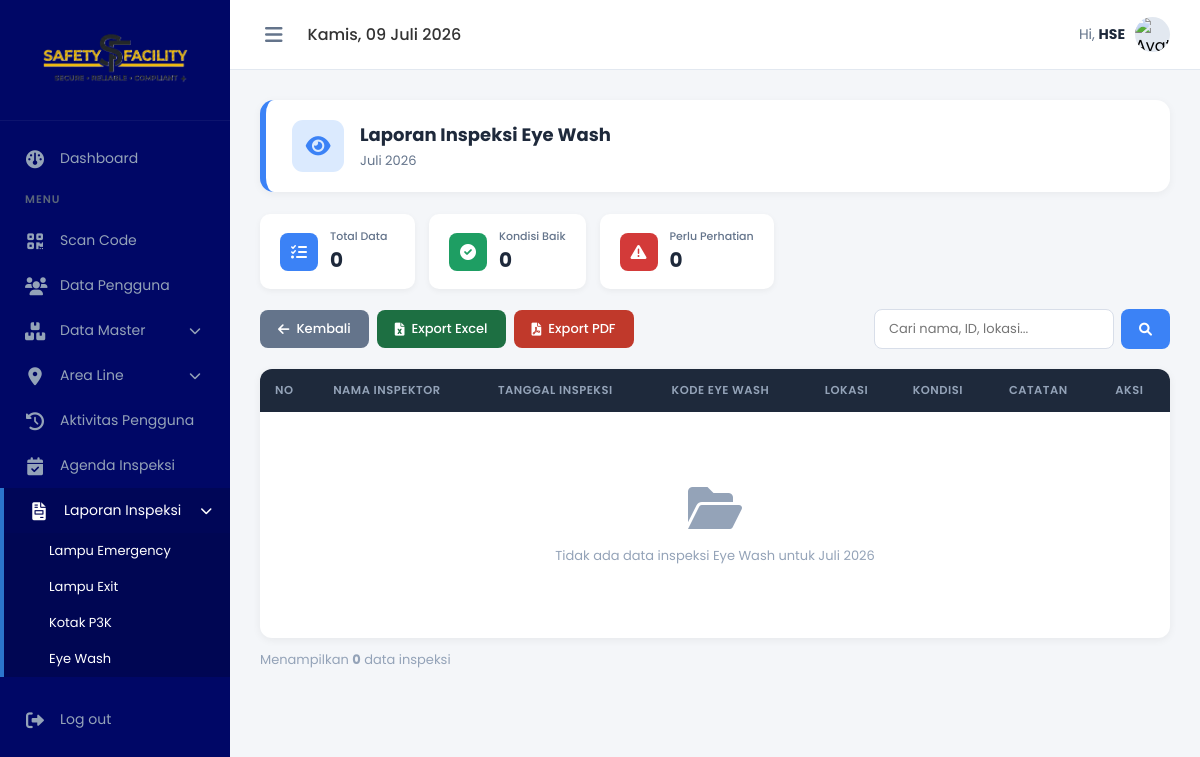
The page /admin/data_inspeksi_eyewash.php (signed in) on the database as committed earlier.
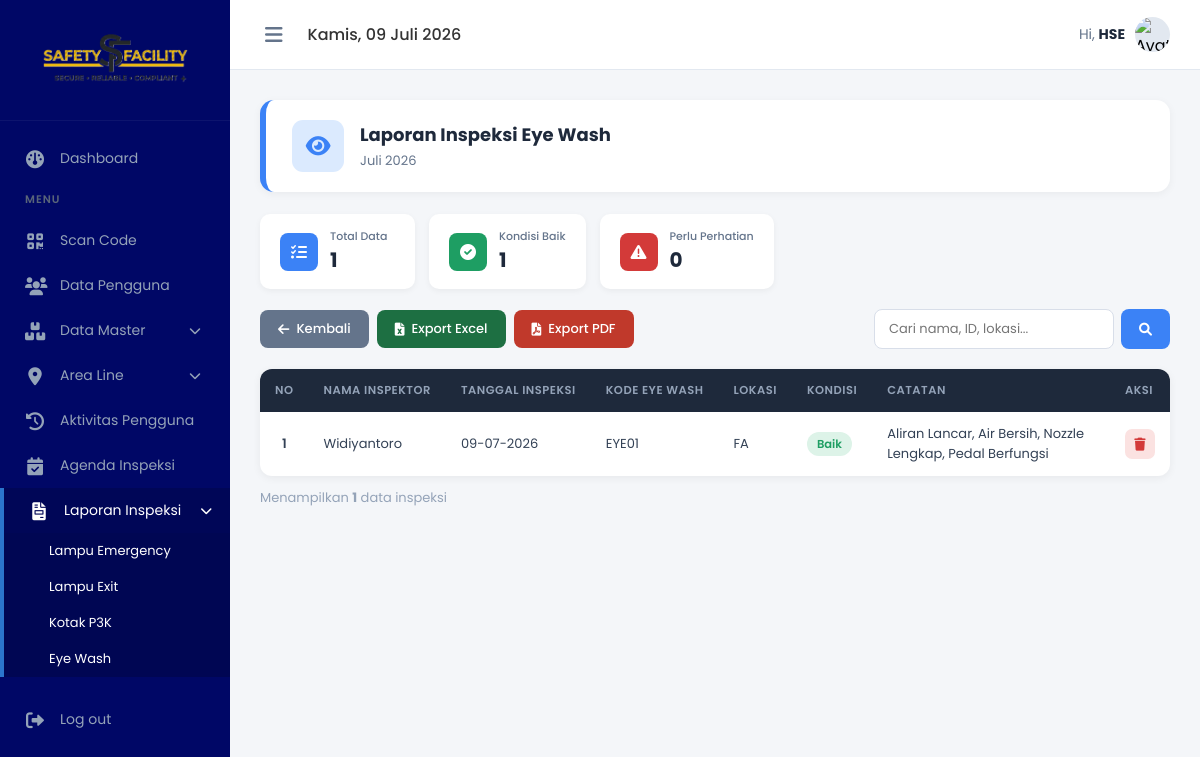
The same page on the database as committed later.
### tables this page shows
CREATE TABLE `inspeksi_eyewash` (
  `id_inspeksi` int(11) NOT NULL,
  `code_eyewash` varchar(50) NOT NULL,
  `tanggal_inspeksi` date NOT NULL,
  `kondisi` enum('baik','rusak','','') NOT NULL,
  `catatan` varchar(255) NOT NULL,
  `username` varchar(50) NOT NULL
);

CREATE TABLE `master_eyewash` (
  `id` int(11) NOT NULL,
  `code` varchar(50) NOT NULL,
  `line_area` varchar(100) DEFAULT NULL,
  `lokasi` varchar(255) NOT NULL,
  `kondisi` enum('baik','rusak','','') NOT NULL,
  `catatan` varchar(255) NOT NULL
);

### admin/data_inspeksi_eyewash.php (the view, shortened to what this page needs)
<?php
global $koneksi;
$bulan  = isset($_GET['bulan']) ? $_GET['bulan'] : date('F');
$tahun  = isset($_GET['tahun']) ? (int)$_GET['tahun'] : (int)date('Y');
$cari   = isset($_GET['cari'])  ? trim($_GET['cari']) : '';
$peta_bulan = [
    'Januari' => 1, 'Februari' => 2, 'Maret' => 3, 'April' => 4,
    'Mei' => 5, 'Juni' => 6, 'Juli' => 7, 'Agustus' => 8,
    'September' => 9, 'Oktober' => 10, 'November' => 11, 'Desember' => 12
];
$bulan_angka = $peta_bulan[$bulan] ?? (int)date('n');
$sql = "SELECT i.id_inspeksi, i.username AS nama_lengkap, i.tanggal_inspeksi,
               i.code_eyewash, m.lokasi, i.kondisi, i.catatan
        FROM inspeksi_eyewash i
        LEFT JOIN master_eyewash m ON i.code_eyewash = m.code
        WHERE MONTH(i.tanggal_inspeksi) = ? AND YEAR(i.tanggal_inspeksi) = ?";
$param_types  = "ii";
$param_values = [$bulan_angka, $tahun];
$sql .= " ORDER BY i.tanggal_inspeksi DESC";
$stmt = mysqli_prepare($koneksi, $sql);
mysqli_stmt_bind_param($stmt, $param_types, ...$param_values);
mysqli_stmt_execute($stmt);
$result = mysqli_stmt_get_result($stmt);
$rows = [];
while ($r = mysqli_fetch_assoc($result)) $rows[] = $r;
$total = count($rows);
$dh = [
    'Sunday' => 'Minggu', 'Monday' => 'Senin', 'Tuesday' => 'Selasa',
    'Wednesday' => 'Rabu', 'Thursday' => 'Kamis', 'Friday' => 'Jumat', 'Saturday' => 'Sabtu'
];
$db = [
    'January' => 'Januari', 'February' => 'Februari', 'March' => 'Maret',
    'April' => 'April', 'May' => 'Mei', 'June' => 'Juni', 'July' => 'Juli',
    'August' => 'Agustus', 'September' => 'September', 'October' => 'Oktober',
    'November' => 'November', 'December' => 'Desember'
];
$tanggal_format = $dh[date('l')] . ", " . date('d') . " " . $db[date('F')] . " " . date('Y');
$bulan_indo = $db[$bulan] ?? $bulan;
$baik_count  = 0;
$tidak_count = 0;
foreach ($rows as $r) {
    if (strtolower($r['kondisi']) === 'baik') {
        $baik_count++;
    } else {
        $tidak_count++;
    }
}
?>
<!DOCTYPE html>
<html lang="id">
<head>
    <link rel="stylesheet" href="https://cdnjs.cloudflare.com/ajax/libs/font-awesome/6.0.0/css/all.min.css">
    <link rel="stylesheet" href="style.css">
</head>
<body>
    <aside class="sidebar" id="sidebar">
        <div class="sidebar-brand">
            <img src="../foto/logo.png" alt="Logo" class="sidebar-logo">
        </div>
        <ul class="sidebar-menu">
            <li><a href="index.php"><i class="fa-solid fa-gauge"></i> <span>Dashboard</span></a></li>
            <li class="menu-header">Menu</li>
            <li><a href="scan.php"><i class="fa-solid fa-qrcode"></i> <span>Scan Code</span></a></li>
            <li><a href="pengguna.php"><i class="fa-solid fa-users"></i> <span>Data Pengguna</span></a></li>
            <li class="has-submenu">
                <a href="javascript:void(0)" onclick="toggleSubmenu(this)">
                    <i class="fa-solid fa-boxes-stacked"></i><span>Data Master</span>
                    <i class="fa-solid fa-chevron-down submenu-icon"></i>
                </a>
            </li>
            <li class="has-submenu">
                <a href="javascript:void(0)" onclick="toggleSubmenu(this)">
                    <i class="fa-solid fa-location-dot"></i><span>Area Line</span>
                    <i class="fa-solid fa-chevron-down submenu-icon"></i>
                </a>
            </li>
            <li><a href="aktivitas.php"><i class="fa-solid fa-clock-rotate-left"></i> <span>Aktivitas Pengguna</span></a></li>
            <li><a href="agenda.php"><i class="fa-solid fa-calendar-check"></i> <span>Agenda Inspeksi</span></a></li>
            <li class="has-submenu active">
                <a href="javascript:void(0)" onclick="toggleSubmenu(this)">
                    <i class="fa-solid fa-file-invoice"></i><span>Laporan Inspeksi</span>
                    <i class="fa-solid fa-chevron-down submenu-icon"></i>
                </a>
                <ul class="submenu" style="display: block;">
                    <li><a href="laporan_lampu_emergency.php"> Lampu Emergency</a></li>
                    <li><a href="laporan_lampu_exit.php"> Lampu Exit</a></li>
                    <li><a href="laporan_p3k.php"> Kotak P3K</a></li>
                    <li class="active"><a href="laporan_eyewash.php"> Eye Wash</a></li>
                </ul>
            </li>
            <li style="margin-top:20px;"><a href="../logout.php"><i class="fa-solid fa-right-from-bracket"></i> <span>Log out</span></a></li>
        </ul>
    </aside>
    <main class="main-content">
        <header class="topbar">
            <div class="topbar-left">
                <button class="toggle-sidebar-btn" onclick="toggleSidebar()"><i class="fa-solid fa-bars"></i></button>
                <div class="topbar-date"><?= $tanggal_format; ?></div>
            </div>
            <div class="topbar-right">
                <div class="user-profile">
                    <span>Hi, <strong><?= htmlspecialchars($_SESSION['nama_lengkap'] ?? 'User'); ?></strong></span>
                    <div class="user-avatar">
                        <img src="https://images.unsplash.com/photo-1535713875002-d1d0cf377fde?q=80&w=100" alt="Avatar">
                    </div>
                </div>
            </div>
        </header>
        <section class="content-body">
            <div class="page-head">
                <div class="ph-icon"><i class="fa-solid fa-eye"></i></div>
                <div class="ph-info">
                    <h2>Laporan Inspeksi Eye Wash</h2>
                    <p><?= $bulan_indo . " " . $tahun; ?></p>
                </div>
            </div>
            <div class="stats-row">
                <div class="s-card">
                    <div class="s-icon" style="background:#3b82f6"><i class="fa-solid fa-list-check"></i></div>
                    <div class="s-info">
                        <h4>Total Data</h4>
                        <p><?= $total; ?></p>
                    </div>
                </div>
                <div class="s-card">
                    <div class="s-icon" style="background:#1e9e63"><i class="fa-solid fa-circle-check"></i></div>
                    <div class="s-info">
                        <h4>Kondisi Baik</h4>
                        <p><?= $baik_count; ?></p>
                    </div>
                </div>
                <div class="s-card">
                    <div class="s-icon" style="background:#d33a39"><i class="fa-solid fa-triangle-exclamation"></i></div>
                    <div class="s-info">
                        <h4>Perlu Perhatian</h4>
                        <p><?= $tidak_count; ?></p>
                    </div>
                </div>
            </div>
            <div class="action-bar">
                <div class="ab-left">
                    <a href="laporan_eyewash.php?tahun=<?= $tahun; ?>" class="btn btn-back">
                        <i class="fa-solid fa-arrow-left"></i> Kembali
                    </a>
                    <a href="data_inspeksi_eyewash.php?bulan=<?= urlencode($bulan); ?>&tahun=<?= $tahun; ?>&cari=<?= urlencode($cari); ?>&export=excel" class="btn btn-excel">
                        <i class="fa-solid fa-file-excel"></i> Export Excel
                    </a>
                    <button onclick="window.print()" class="btn btn-pdf">
                        <i class="fa-solid fa-file-pdf"></i> Export PDF
                    </button>
                </div>
                <div class="ab-right">
                    <form method="GET" class="search-wrap">
                        <input type="text" name="cari" placeholder="Cari nama, ID, lokasi..." value="<?= htmlspecialchars($cari); ?>">
                        <button type="submit" class="btn btn-search"><i class="fa-solid fa-magnifying-glass"></i></button>
                    </form>
                </div>
            </div>
            <div class="table-card">
                <table class="dt">
                    <thead>
                        <tr>
                            <th>No</th>
                            <th>Nama Inspektor</th>
                            <th>Tanggal Inspeksi</th>
                            <th>Kode Eye Wash</th>
                            <th>Lokasi</th>
                            <th>Kondisi</th>
                            <th>Catatan</th>
                            <th>Aksi</th>
                        </tr>
                    </thead>
                    <tbody>
                        <?php if ($total > 0): ?>
                            <?php $no = 1; foreach ($rows as $r): ?>
                                <tr>
                                    <td class="no-col"><?= $no++; ?></td>
                                    <td><?= htmlspecialchars($r['nama_lengkap'] ?? '-'); ?></td>
                                    <td class="td-date"><?= date('d-m-Y', strtotime($r['tanggal_inspeksi'])); ?></td>
                                    <td><?= htmlspecialchars($r['code_eyewash']); ?></td>
                                    <td><?= htmlspecialchars($r['lokasi'] ?? '-'); ?></td>
                                    <td>
                                        <?php if (strtolower($r['kondisi']) === 'baik'): ?>
                                            <span class="badge b-green">Baik</span>
                                        <?php else: ?>
                                            <span class="badge b-red"><?= htmlspecialchars($r['kondisi']); ?></span>
                                        <?php endif; ?>
                                    </td>
                                    <td><?= htmlspecialchars($r['catatan'] !== '' ? $r['catatan'] : '-'); ?></td>
                                    <td>
                                        <a href="data_inspeksi_eyewash.php?bulan=<?= urlencode($bulan); ?>&tahun=<?= $tahun; ?>&cari=<?= urlencode($cari); ?>&hapus=<?= $r['id_inspeksi']; ?>"
                                            class="btn-del" title="Hapus"
                                            onclick="return confirm('Yakin hapus data ini? Tidak bisa dibatalkan.')">
                                            <i class="fa-solid fa-trash"></i>
                                        </a>
                                    </td>
                                </tr>
                            <?php endforeach; ?>
                        <?php else: ?>
                            <tr>
                                <td colspan="8">
                                    <div class="empty-state">
                                        <i class="fa-solid fa-folder-open"></i>
                                        <p>Tidak ada data inspeksi Eye Wash untuk <?= $bulan_indo . " " . $tahun; ?></p>
                                    </div>
                                </td>
                            </tr>
                        <?php endif; ?>
                    </tbody>
                </table>
            </div>
            <p style="margin-top:12px;font-size:13px;color:#94a3b8;">
                Menampilkan <strong><?= $total; ?></strong> data inspeksi
            </p>
        </section>
    </main>
</body>
</html>

### admin/style.css (style rules this page uses)
* { margin: 0; padding: 0; box-sizing: border-box; font-family: 'Poppins', sans-serif; }
body { background-color: #f4f6f9; display: flex; min-height: 100vh; overflow-x: hidden; }
.sidebar { width: 230px; background-color: #000766; color: #adb5bd; display: flex; flex-direction: column; transition: width 0.3s ease; overflow-y: auto; overflow-x: hidden; height: 100vh; position: fixed; top: 0; left: 0; z-index: 100; }
.sidebar-brand { padding: 20px; display: flex; align-items: center; justify-content: center; color: #fff; border-bottom: 1px solid rgba(255, 255, 255, 0.05); white-space: nowrap; }
.sidebar-logo { max-width: 85%; height: auto; transition: all 0.3s ease; }
.sidebar-menu { padding: 15px 0; list-style: none; flex-grow: 1; }
.menu-header { padding: 10px 25px; font-size: 11px; text-transform: uppercase; letter-spacing: 1px; color: #596579; font-weight: 600; white-space: nowrap; transition: opacity 0.2s; }
.sidebar-menu li a { display: flex; align-items: center; gap: 15px; padding: 12px 25px; color: #94a3b8; text-decoration: none; font-size: 14px; transition: all 0.3s; white-space: nowrap; }
.sidebar-menu li a i { font-size: 18px; width: 20px; text-align: center; flex-shrink: 0; }
.sidebar-menu li a span { transition: opacity 0.2s; }
.sidebar-menu li a:hover, .sidebar-menu li.active a { background-color: rgba(255, 255, 255, 0.02); color: #fff; }
.sidebar-menu li.active a { border-left: 4px solid #2b75cc; background-color: rgba(0, 0, 0, 0.15); }
.main-content { flex-grow: 1; display: flex; flex-direction: column; min-width: 0; margin-left: 230px; transition: margin-left 0.3s ease; }
.topbar { background-color: #fff; height: 70px; display: flex; align-items: center; justify-content: space-between; padding: 0 30px; border-bottom: 1px solid #e2e8f0; }
.topbar-left { display: flex; align-items: center; gap: 20px; }
.toggle-sidebar-btn { font-size: 20px; color: #64748b; cursor: pointer; background: none; border: none; outline: none; padding: 5px; display: flex; align-items: center; justify-content: center; transition: color 0.2s; }
.topbar-date { font-size: 16px; color: #333; font-weight: 500; }
.topbar-right { display: flex; align-items: center; gap: 25px; }
.user-profile { display: flex; align-items: center; gap: 10px; cursor: pointer; }
.user-profile span { font-size: 14px; color: #64748b; }
.user-profile strong { color: #1e293b; }
.user-avatar { width: 35px; height: 35px; background-color: #e2e8f0; border-radius: 50%; display: flex; align-items: center; justify-content: center; overflow: hidden; }
.user-avatar img { width: 100%; height: 100%; object-fit: cover; }
.content-body { padding: 30px; flex-grow: 1; position: relative; }
.submenu { display: none; list-style: none; background: rgba(0, 0, 0, 0.05); margin: 0; padding: 0; }
.submenu li a { display: flex; align-items: center; padding: 8px 15px 8px 45px !important; font-size: 13px !important; color: #444; text-decoration: none; transition: background 0.2s; }
.submenu-icon { margin-left: auto; font-size: 12px !important; transition: transform 0.3s ease; }
.has-submenu>a { display: flex; align-items: center; width: 100%; }
.main-content { animation: fadeIn 0.4s ease-out; }
.content-body { animation: slideInUp 0.5s cubic-bezier(0.16, 1, 0.3, 1); }
.shortcut-card, .stat-card, .table-action-btn, button, a { transition: all 0.2s ease-in-out !important; }

Rows that differ between the two databases and show on the page:
added inspeksi_eyewash: username "Widiyantoro", tanggal_inspeksi "09-07-2026", code_eyewash "EYE01", master_eyewash.lokasi "FA", kondisi "Baik", catatan "Aliran Lancar, Air Bersih, Nozzle Lengkap, Pedal Berfungsi"
Other text that changed with them:
$total: "0" → "1"
$baik_count: "0" → "1"
$bulan_indo: "Juli" → (not shown)
$tahun: "2026" → (not shown)
text no longer shown: "Tidak ada data inspeksi Eye Wash untuk"
